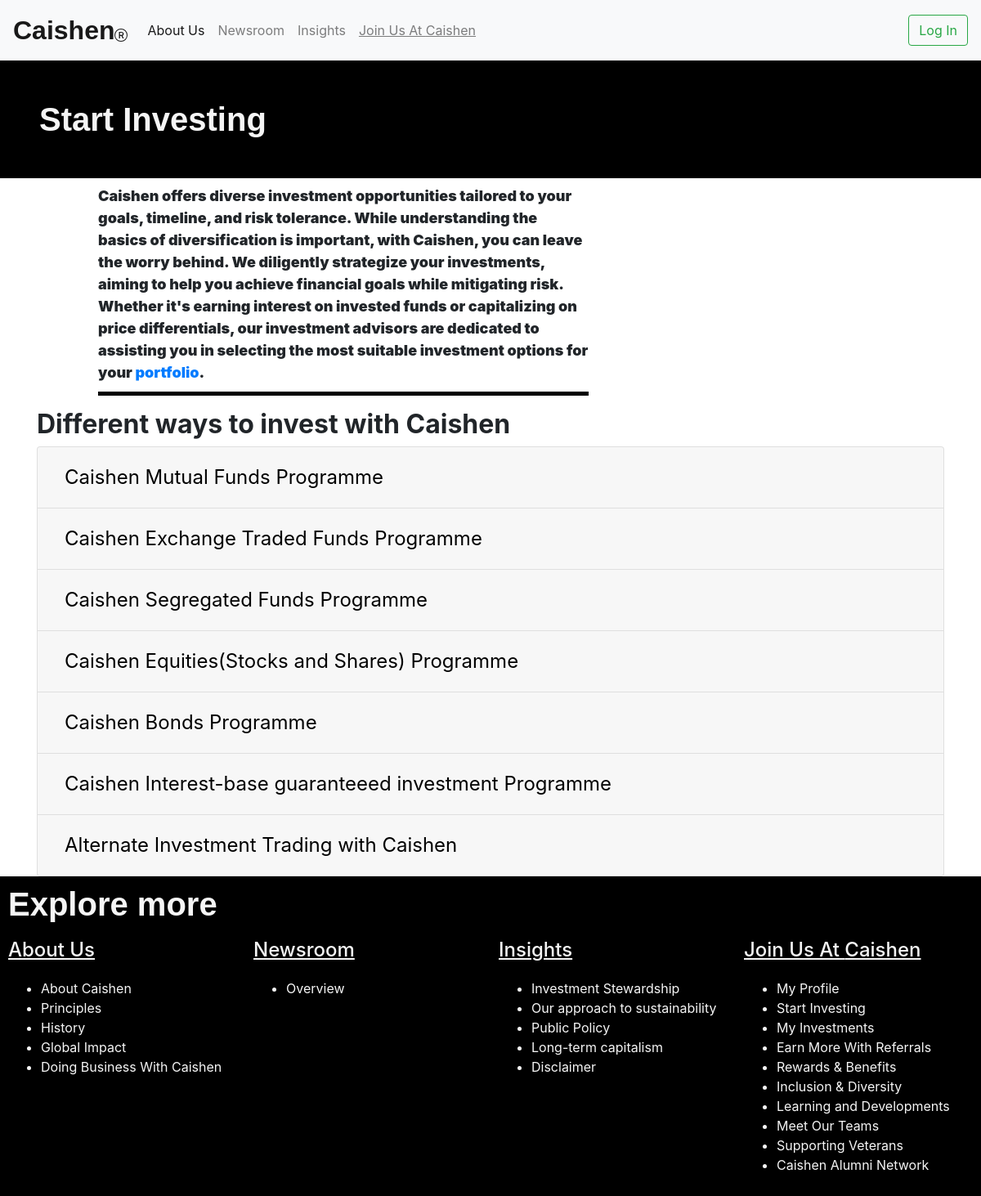
The app's page /join-us/start-investing with its own data.
### base/models.py (models this page shows, shortened)
class Company_name(models.Model):
    name = models.CharField(max_length=10)

class Account_Type(models.Model):
    name = models.CharField(max_length=80)
    min_deposit = models.IntegerField()
    min_holding_term = models.IntegerField()
    return_rate = models.IntegerField()
    about = models.TextField(max_length=1500)
    link = models.SlugField(max_length=80)
    is_alternate = models.BooleanField()

### base/views.py (the view)
# urls.py: path('join-us/start-investing', views.investing, name='investing'),
def investing(request):
    company_name = Company_name.objects.first()
    if request.user.is_authenticated:
        investor = Investor.objects.get(user = request.user)
        account_types = Account_Type.objects.filter()
        context ={'investor':investor, 'account_types':account_types, 'company_name':company_name}
        return render(request, 'base/investing.html', context)
    account_types = Account_Type.objects.all()
    context = {'account_types':account_types, 'company_name':company_name}
    return render(request, 'base/investing.html', context)

### base/templates/base/investing.html (shortened to what this page needs)
{% extends 'base/base.html' %}
{% load static %}
    {% block content %}
    <div>
        <h1 class="about-us">
            Start Investing
        </h1>
        <p class="about-text">
            {{company_name.name}} offers diverse investment opportunities tailored to your goals, timeline, and risk tolerance. While
            understanding the basics of diversification is important, with {{company_name.name}}, you can leave the worry behind. We
            diligently strategize your investments, aiming to help you achieve financial goals while mitigating risk.
            Whether it's earning interest on invested funds or capitalizing on price differentials, our investment
            advisors are dedicated to assisting you in selecting the most suitable investment options for your
            <a href="{% url 'base:investments' %}">portfolio</a>.
        </p>
    </div>
    <div class="container">
        <h2>
            <b>
                Different ways to invest with {{company_name.name}}
            </b>
        </h2>
        <div class="accordion" id="accordionExample">
            {% for type in account_types %}
            {% if not type.is_alternate %}
            <div class="card">
                <div class="card-header" id="heading{{type.link}}">
                    <h2 class="mb-0">
                        <button class="btn btn-link btn-block text-left" type="button" data-toggle="collapse"
                            data-target="#collapse{{type.link}}" aria-expanded="true" aria-controls="collapseOne">
                            {{company_name.name}} {{type.name}} Programme
                        </button>
                    </h2>
                </div>
            </div>
            {% endif %}
            {% endfor %}
            <div class="card">
                <div class="card-header" id="headingSeven">
                    <h2 class="mb-0">
                        <button class="btn btn-link btn-block text-left collapsed" type="button" data-toggle="collapse"
                            data-target="#collapseSeven" aria-expanded="false" aria-controls="collapseSeven">
                            Alternate Investment Trading with {{company_name.name}}
                        </button>
                    </h2>
                </div>
            </div>
        </div>
    </div>
    {% endblock %}

### base/templates/base/base.html (shortened to what this page needs)
{% load static %}
<!DOCTYPE html>
<html lang="en">
<head>
    <link rel="stylesheet" href="https://cdn.jsdelivr.net/npm/bootstrap@4.6.2/dist/css/bootstrap.min.css"
>
    <link rel="stylesheet" href="{% static 'css/base.css' %}">
</head>
<body>
    <nav class="navbar navbar-expand-lg navbar-light bg-light">
        <a class="navbar-brand" href="{% url 'base:home' %}"><span id="logo">{{company_name.name}}</span> </a>
        <div class="collapse navbar-collapse" id="navbarSupportedContent">
            <ul class="navbar-nav mr-auto">
                <li class="nav-item active">
                    <a class="nav-link" data-toggle="collapse" href="#about-us" >About Us<span class="sr-only">(current)</span></a>
                </li>
                <li class="nav-item">
                    <a class="nav-link" data-toggle="collapse" href="#newsroom">Newsroom</a>
                </li>
                <li class="nav-item">
                    <a class="nav-link" data-toggle="collapse" href="#insights">Insights</a>
                </li>
                <li class="nav-item">
                    <a class="nav-link" style="text-decoration: underline;" data-toggle="collapse" href="#join-us">
                        {% if request.user.is_authenticated %}
                        My {{company_name.name}}
                        {% else %}
                        Join Us At {{company_name.name}}
                        {% endif %}
                    </a>
                </li>
            </ul>
            {% if user.is_authenticated %}
            <a class="btn btn-outline-success my-2 my-sm-0" href="{% url 'base:profile' %}">
                {{investor.first_name}}
            </a>
            {% else %}
                <a class="btn btn-outline-success my-2 my-sm-0" href="{% url 'base:login' %}">
                    Log In
                </a>
                {% endif %}
        </div>
    </nav>
    <div class="box">
        {% block content %}
        {% endblock %}
    </div>
    <div class="explore">
        <h1 class="explore_head">
            Explore more
        </h1>
        <div class="explore_col">
            <h4 class="explore_header">About Us</h4>
            <ul>
                <li>
                    <a class="bottom-links" href="{% url 'base:about-us' %}">
                    About {{company_name.name}}
                </a>
                </li>
                <li>
                    <a class="bottom-links" href="{% url 'base:principles' %}">
                    Principles
                </a>
                </li>
                <li>
                    <a class="bottom-links" href="{% url 'base:history' %}">
                    History
                </a>
                </li>
                <li>
                    <a class="bottom-links" href="{% url 'base:global-impact' %}">
                    Global Impact
                </a>
                </li>
                <li>
                    <a class="bottom-links" href="{% url 'base:business' %}">
                    Doing Business With {{company_name.name}}
                </a>
                </li>
            </ul>
        </div>
        <div class="explore_col">
            <h4 class="explore_header">Newsroom</h4>
            <ul>
                <li>
                    <a class="bottom-links" href="{% url 'base:news' %}">
                    Overview
                    </a>
                </li>
            </ul>
        </div>
        <div class="explore_col">
            <h4 class="explore_header">Insights</h4>
            <ul>
                <li>
                    <a class="bottom-links" href="{% url 'base:kis' %}">
                    Investment Stewardship
                </a>
                </li>
                <li>
                    <a class="bottom-links" href="{% url 'base:sustainability' %}">
                    Our approach to sustainability
                    </a>
                </li>
                <li>
                     <a class="bottom-links" href="{% url 'base:news' %}">
                    Public Policy
                    </a>
                </li>
                <li>
                    <a class="bottom-links" href="{% url 'base:capitalism' %}">
                    Long-term capitalism
                    </a>
                </li>
                <li>
                    <a class="bottom-links" href="{% url 'base:disclaimer' %}">
                    Disclaimer
                </a>
                </li>
            </ul>
        </div>
        <div class="explore_col">
            <h4 class="explore_header">Join Us At {{company_name.name}}</h4>
            <ul>
                <li>
                    <a class="bottom-links" href="{% url 'base:profile' %}">
                    My Profile
                </a>
                </li>
                <li>
                    <a class="bottom-links" href="{% url 'base:investing' %}">
                    Start Investing
                    </a>
                </li>
                <li>
                    <a class="bottom-links" href="{% url 'base:investments' %}">
                    My Investments
                </li>
                <li>
                    Earn More With Referrals
                </li>
                <li>
                    Rewards & Benefits
                </li>
                <li>
                    Inclusion & Diversity
                </li>
                <li>
                    Learning and Developments
                </li>
                <li>
                    Meet Our Teams
                </li>
                <li>
                    Supporting Veterans
                </li>
                <li>
                    {{company_name.name}} Alumni Network
                </li>
            </ul>
        </div>
    </div>
</body>
</html>

### static/css/base.css (style rules this page uses)
.bottom-links { color:whitesmoke; }
.bottom-links::before { color: whitesmoke; }
.about-text { font-weight: 900; font-size: large; width: 50%; margin-left: 10%; padding-bottom: 10px; border-bottom: solid; border-color: black; border-width: 5px; }
h1 { color: black; font-family: Arial, Helvetica, sans-serif; font-weight: 600; }
#logo { font-size: xx-large; font-weight: bolder; font-family: Helvetica, Arial, sans-serif; }
.about-us { background-color: black; color: whitesmoke; padding: 4%; }
.explore { background-color: black; color: whitesmoke; }
.explore::after { content: ''; display: table; clear: both; }
.explore_col { float: left; width: 25%; padding: 10px; }
.explore_head { color: whitesmoke; padding-top: 10px; padding-left: 10px; }
.explore_header { text-decoration: underline; margin-bottom: 20px; }
.text-left { font-size: x-large; color: black; }

### records on screen
Company_name: name "Caishen"
Account_Type: name "Mutual Funds"
Account_Type: name "Exchange Traded Funds"
Account_Type: name "Segregated Funds"
Account_Type: name "Equities(Stocks and Shares)"
Account_Type: name "Bonds"
Account_Type: name "Interest-base guaranteeed investment"
